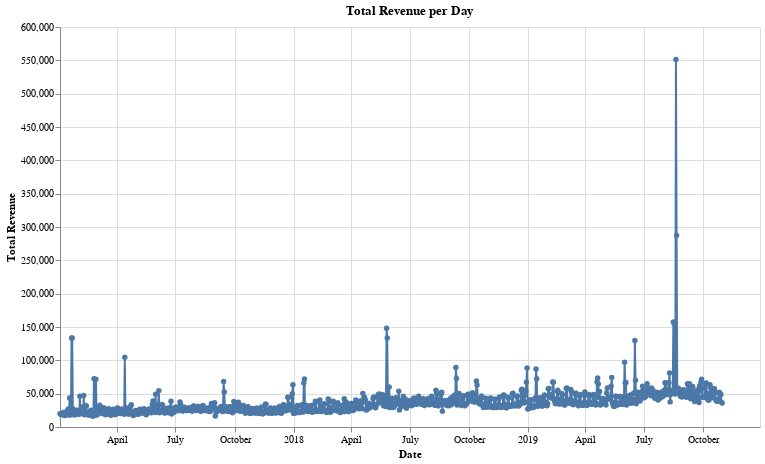

Source (notebook cell):
### Code cell
# execute and fetch as dataframe
df = con.execute(query).fetchdf()

# plot with altair
chart = (
    alt.Chart(df)
    .mark_line(point=True)
    .encode(
        x=alt.X("day:T", title="Date"),
        y=alt.Y("total_revenue:Q", title="Total Revenue"),
        tooltip=["day:T", "total_revenue:Q"],
    )
    .properties(title="Total Revenue per Day", width=700, height=400)
)

chart.show()

### Figure 1 — Vega-Lite specification as saved in the notebook (floating-point values rounded to 4 significant figures; data arrays with more than 128 entries replaced by an {"elided": "..."} marker saying what was removed)
{"config": {"view": {"continuousWidth": 300, "continuousHeight": 300}}, "data": {"name": "data-0aecbd70c7b2daf261bb645d16268da9"}, "mark": {"type": "line", "point": true}, "encoding": {"tooltip": [{"field": "day", "type": "temporal"}, {"field": "total_revenue", "type": "quantitative"}], "x": {"field": "day", "title": "Date", "type": "temporal"}, "y": {"field": "total_revenue", "title": "Total Revenue", "type": "quantitative"}}, "height": 400, "title": "Total Revenue per Day", "width": 700, "$schema": "https://vega.github.io/schema/vega-lite/v5.20.1.json", "datasets": {"data-0aecbd70c7b2daf261bb645d16268da9": {"elided": "1092 records"}}}
